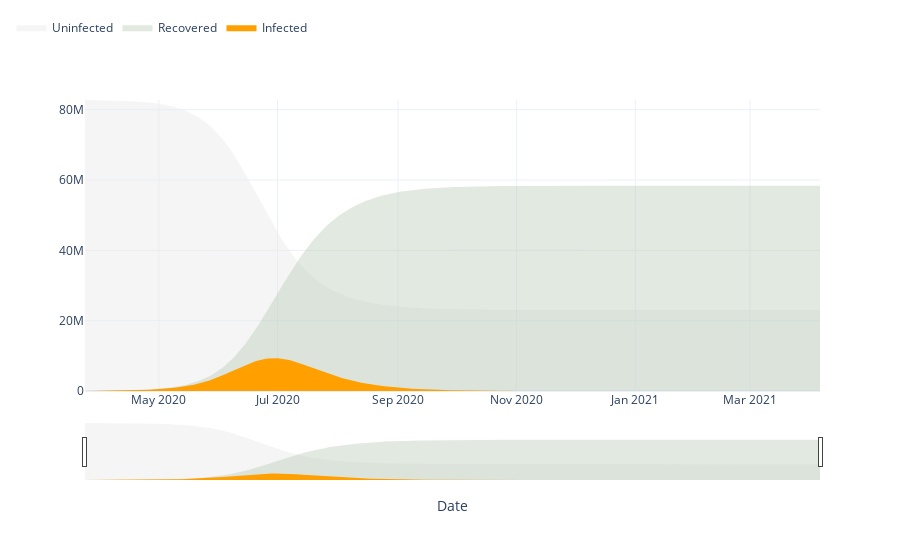

Source (notebook cell):
### Code cell
df_base = df[~df.Status.isin(["Need Hospitalization"])]

df_base['Date'] = None
for idx,row in df_base.iterrows():
    df_base['Date'][idx] = datetime.strftime(datetime.now() + timedelta(int(df_base['Days'][idx])),"%d/%m/%y")
df_base['Date'] = pd.to_datetime(df_base['Date'],format="%d/%m/%y")
graphic.infection_graph(df_base, df_base.Forecast.max())
# graphic.infection_graph(df_base, 2000000)

### Figure 1 — Plotly figure (JSON) as saved in the notebook; plotly's stock layout.template omitted (floating-point values rounded to 4 significant figures; data arrays with more than 128 entries replaced by an {"elided": "..."} marker saying what was removed)
{"data": [{"fill": "tozeroy", "fillcolor": "rgba(230,230,230,.4)", "line": {"width": 0}, "mode": "lines", "name": "Uninfected", "opacity": 0.5, "type": "scatter", "x": {"elided": "379 str values"}, "y": {"elided": "379 int values"}}, {"fill": "tozeroy", "fillcolor": "rgba(180,200,180,.4)", "line": {"width": 0}, "mode": "lines", "name": "Recovered", "opacity": 0.5, "type": "scatter", "x": {"elided": "379 str values"}, "y": {"elided": "379 int values"}}, {"fill": "tozeroy", "fillcolor": "#FFA000", "line": {"width": 0}, "mode": "lines", "name": "Infected", "opacity": 0.5, "type": "scatter", "x": {"elided": "379 str values"}, "y": {"elided": "379 int values"}}], "layout": {"legend": {"orientation": "h", "x": -0.1, "y": 1.2}, "xaxis": {"rangeslider": {"visible": true}, "title": {"text": "Date"}}, "yaxis": {"range": [0, 82762955]}}}
